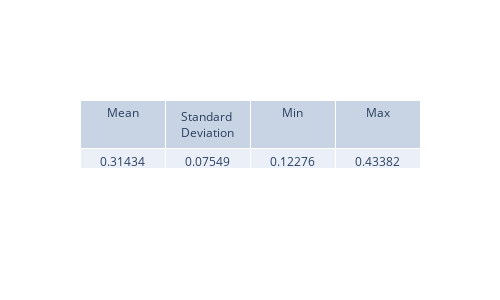

Here is the notebook cell this chart was saved with:
### Code cell
diff_integrals = np.sqrt(psi_sq_diff).mean(axis=0) * (x_max - x_min)
view_metrics(diff_integrals)

plt.figure(figsize=(8,5), dpi=200)
plt.plot(t_values, diff_integrals, '-')
plt.xlabel('Time (ps)')
plt.ylabel('Integral of absolute error of psi^2(x, t)')
plt.title('Integral of sqrt(abs(delta(psi^2)))')
plt.grid(True)
plt.show()

### Figure 1 — Plotly figure (JSON) as saved in the notebook; plotly's stock layout.template omitted (floating-point values rounded to 4 significant figures)
{"data": [{"cells": {"values": [["0.31434"], ["0.07549"], ["0.12276"], ["0.43382"]]}, "header": {"values": ["Mean", "Standard Deviation", "Min", "Max"]}, "type": "table"}], "layout": {"height": 300, "width": 500}}
